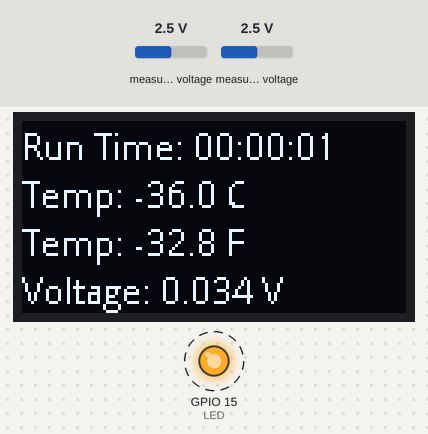
The program below on a simulated ESP32. Parts: 128×64 one-colour display, output pins drawn as LEDs (lit = HIGH). Dashed ring = blinking. The test bench sets the inputs (shaded band); at power-on: measured voltage 2.5 V. What the program prints to the serial monitor is not drawn.

Above: at 1.2 s.
1.3 s: measured voltage (sensor 202) set to 0.1 V
At 2.4 s:
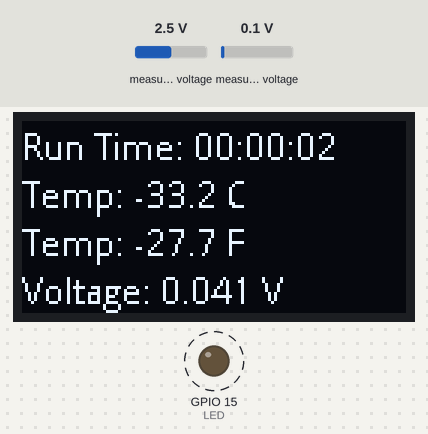
3.5 s: measured voltage (sensor 202) set to 1.2 V
At 9.76 s:
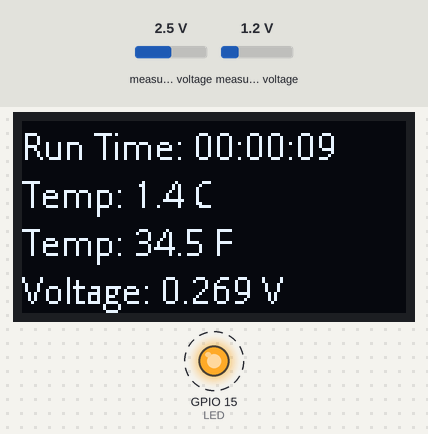
At 10.4 s:
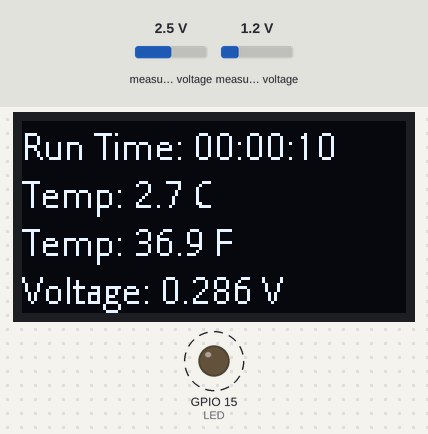
Timing chart, 0 to 11.5 s (numbered marks = the images above; inputs shaded):
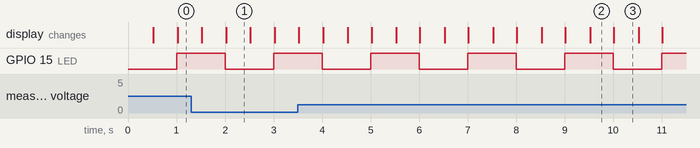

Measured:
- by itself, GPIO 15 (LED): alternates HIGH for 1.0 s and LOW for 1.0 s
- what the display in image 1 shows lasts 0.5 s, from 2.0 s to 2.5 s

The program:

main.cpp
```cpp
// *************************************************************************
// Title        : Lab 04 Thermistor
// File Name    : 'main.cpp'
// Target MCU   : Espressif ESP32 (Doit DevKit Version 1)
//
// EGRT 390     : Thermistor Temperature Sensor
//
// Revision History:
// When         Who         Description of change
// -----------  ----------- -----------------------
// 17-MAR-2025  [A.Reinert] initial commit
//
// *************************************************************************

// Include Files
// *************************************************************************
#include <Arduino.h>
#include <Wire.h>
#include <ADS1X15.h>
#include <SSD1306Wire.h>
#include "fonts/Open_Sans_Light_12.h"
#include <stdint.h>
#include <math.h>

// Globals
// *************************************************************************

// Heartbeat LED
const uint8_t LED = 15;               // Pin number connected to LED
const uint16_t BLINK_INTERVAL = 1000; // Blink on/off time (milliseconds)
unsigned long ledBlinkTime = 0;       // Time of last LED blink
bool ledState = false;                // State false=LOW, true=HIGH

// ADS1115 Sensor Update
const uint16_t UPDATE_TIME = 500;  // Update time (milliseconds)
unsigned long lastUpdateTime = 0;  // Time of last update
unsigned long runTimeSeconds = 0;  // Total accumulated runtime (seconds)
unsigned long lastTimeSeconds = 0; // Last getRunTime() call (seconds)

// OLED Display
SSD1306Wire display(0x3C, SDA, SCL); // Initialize display with I2C address and pins

// ADS1115 ADC
ADS1115 ADS(0x48); // 0x48 = 1001000 (ADDR = GND)

// Average voltage over NUM_SAMPLES
const uint8_t NUM_SAMPLES = 30; // Number of samples to average
float samples[NUM_SAMPLES];     // Array to store samples
float thermistorSamples[NUM_SAMPLES]; // Array to store thermistor samples
uint8_t sampleIndex = 0;        // Current sample index

// Thermistor parameters
const float SUPPLY_VOLTAGE = 3.3;           // Supply voltage for the voltage divider
const float FIXED_RESISTOR = 2700;     // Resistance of the fixed resistor in the voltage divider
const float A = 1.125308852E-03;            // Thermistor parameter A
const float B = 2.347657E-04;            // Thermistor parameter B
const float C = 8.5663516E-08;            // Thermistor parameter C

// LM35 temperature sensor scale factor
//const float LM35_SCALE = 0.01;  // 10mV per degree Celsius

// Sensor data as formatted strings
const uint8_t MAX_STR_LEN = 32; // Max string length
char temperatureC[MAX_STR_LEN]; // Temperature (°C) as formatted string
char temperatureF[MAX_STR_LEN]; // Temperature (°F) as formatted string
char voltageStr[MAX_STR_LEN];   // Voltage (V) as formatted string
char runTimeStr[MAX_STR_LEN];   // Run time as formatted string

// Function Prototypes
// *************************************************************************
void getValues();  // Read sensor values and format for display
void updateOLED(); // Update OLED display with current sensor data
void getRunTime(); // Calculate run time of the program
void printValues(); // Print values to serial monitor (if needed)
float calculateTemperature(float voltage);         // Calculate temperature from resistance using Steinhart-Hart equation
float calculateResistance (float voltage);         // Calculate temperature from resistance using Steinhart-Hart equation
float getSmoothedTemperature(); // Calculate smoothed temperature

// Begin Code
// *************************************************************************
void setup()
{
    Serial.begin(115200);                      // Initialize serial comm
    Serial.println();                          // Print blank line
    Serial.println("Thermistor Temperature Sensor"); // Print message for user
    pinMode(LED, OUTPUT);                      // Set pin as digital output

    // Initialize ADS1115
    Wire.begin();       // Start I2C bus
    ADS.begin();        // Start ADS1115
    ADS.setGain(4);     // Sets voltage range to +/- 1.024V
    ADS.setDataRate(0); // 0 = 128 SPS
    ADS.setMode(0);     // Continuous conversion mode
    ADS.getValue();     // Dummy read to set pointer

    // Initialize average samples array, set all to 0
    for (int i = 0; i < NUM_SAMPLES; i++)
    {
      samples[i] = 0;
    }

    // Initialize OLED display
    display.init();                               // Initialize the display
    display.flipScreenVertically();               // Flip display if needed
    display.setFont(Open_Sans_Light_12);            // Set default font
    display.setTextAlignment(TEXT_ALIGN_LEFT);    // Set text alignment
    display.clear();                              // Clear the display
    display.drawString(0, 0, "Thermistor Sensor");      // Display title
    display.drawString(0, 20, "Initializing..."); // Display message
    display.display();                            // Display the content
}

// Main program
// *************************************************************************
void loop()
{
    // Heartbeat LED is on for BLINK_INTERVAL and off BLINK_INTERVAL
    if (millis() - ledBlinkTime >= BLINK_INTERVAL)
    {
        ledBlinkTime = millis();     // Update time of last blink
        ledState = !ledState;        // Toggle LED state
        digitalWrite(LED, ledState); // Set LED state
    }

    // Read sensor values every UPDATE_TIME
    if (millis() - lastUpdateTime >= UPDATE_TIME)
    {
        lastUpdateTime = millis(); // Reset time delay
        getValues();               // Get values & format sensor data
        getRunTime();              // Get run time
        updateOLED();              // Update OLED display
        printValues();             // Print values to serial monitor
    }
}

// Functions
// *************************************************************************
void getValues()
{
    // Read voltage from ADS1115 channel 2 (Thermistor)
    int16_t adc2 = ADS.readADC(2);          //  Raw ADC count value
    float voltageFactor = ADS.toVoltage(1); // Get conversion factor
    float voltage = adc2 * voltageFactor;   // Calculate actual voltage

    // Store voltage in samples circular buffer (array)
    samples[sampleIndex] = voltage;                // Store current sample
    //thermistorSamples[sampleIndex] = voltage;      // Store current thermistor sample
    sampleIndex = (sampleIndex + 1) % NUM_SAMPLES; // Wrap around index

    // Calculate average after collecting enough samples
    float avgVoltage = 0;
    for (int i = 0; i < NUM_SAMPLES; i++)
    {
        avgVoltage += samples[i]; // Sum all samples
    }
    avgVoltage /= NUM_SAMPLES; // Calculate average

    // Calculate temperature from resistance
    float tempC = calculateTemperature(avgVoltage);
    float tempF = tempC * 1.8 + 32.0; // Convert Celsius to Fahrenheit

    // Format data for display
    sprintf(temperatureC, "Temp: %.1f C", tempC);
    sprintf(temperatureF, "Temp: %.1f F", tempF);
    sprintf(voltageStr, "Voltage: %.3f V", avgVoltage);
}

// Function: calculateResistance
// *************************************************************************
float calculateResistance(float voltage)
{
    if (voltage <= 0.0 || voltage >= SUPPLY_VOLTAGE)
    {
        return -1.0; // Error indicator
    }
    // Voltage divider formula to calculate thermistor resistance
    float resistance = FIXED_RESISTOR * (SUPPLY_VOLTAGE - voltage) / voltage;
    return resistance;
}

// Function: calculateTemperature
// *************************************************************************
float calculateTemperature(float voltage)
{
    float resistance = calculateResistance(voltage); // Calculate resistance from voltage)
    float logR = log(resistance);
    float TempK = 1.0 / (A + B * logR + C * pow(logR, 3)); // Steinhart-Hart equation
    float TempC = TempK - 273.15; // Convert Kelvin to Celsius
    return TempC; // Return temperature in Celsius
}


// Function: updateOLED
// *************************************************************************
void updateOLED()
{
    display.clear();
    display.drawString(0, 0, runTimeStr);    // Display run time
    display.drawString(0, 16, temperatureC); // Display temperature in °C
    display.drawString(0, 32, temperatureF); // Display temperature in °F
    display.drawString(0, 48, voltageStr);   // Display voltage
    display.display();                       // Update the display
}

// Function: getRunTime
// *************************************************************************
void getRunTime()
{
    unsigned long currentTimeSeconds = millis() / 1000; // Current time seconds
    unsigned long elapsedSeconds;                       // Elapsed time seconds
    if (currentTimeSeconds < lastTimeSeconds)           // Handle millis() overflow
    {
        elapsedSeconds = (0xFFFFFFFF / 1000) - lastTimeSeconds + currentTimeSeconds;
    }
    else
    {
        elapsedSeconds = currentTimeSeconds - lastTimeSeconds;
    }
    runTimeSeconds += elapsedSeconds;     // Add elapsed time to total runtime
    lastTimeSeconds = currentTimeSeconds; // Update for next call

    // Calculate run time in hours, minutes, seconds
    unsigned long hours = runTimeSeconds / 3600;
    unsigned long minutes = (runTimeSeconds % 3600) / 60;
    unsigned long seconds = runTimeSeconds % 60;
    sprintf(runTimeStr, "Run Time: %02lu:%02lu:%02lu", hours, minutes, seconds);
}

// Function: print Values
// *************************************************************************
void printValues()
{
    // Print run time and all sensor values to the serial monitor
    Serial.print(runTimeStr);     // Print run time
    Serial.print(" | ");          // Print separator
    Serial.print(temperatureC);   // Print temperature in °C
    Serial.print(" | ");          // Print separator
    Serial.print(temperatureF);   // Print temperature in °F
    Serial.print(" | ");          // Print separator
    Serial.println(voltageStr);   // Print voltage in V
}
```

Source omitted: ans_Light_12.h (data table, 28388 bytes)
